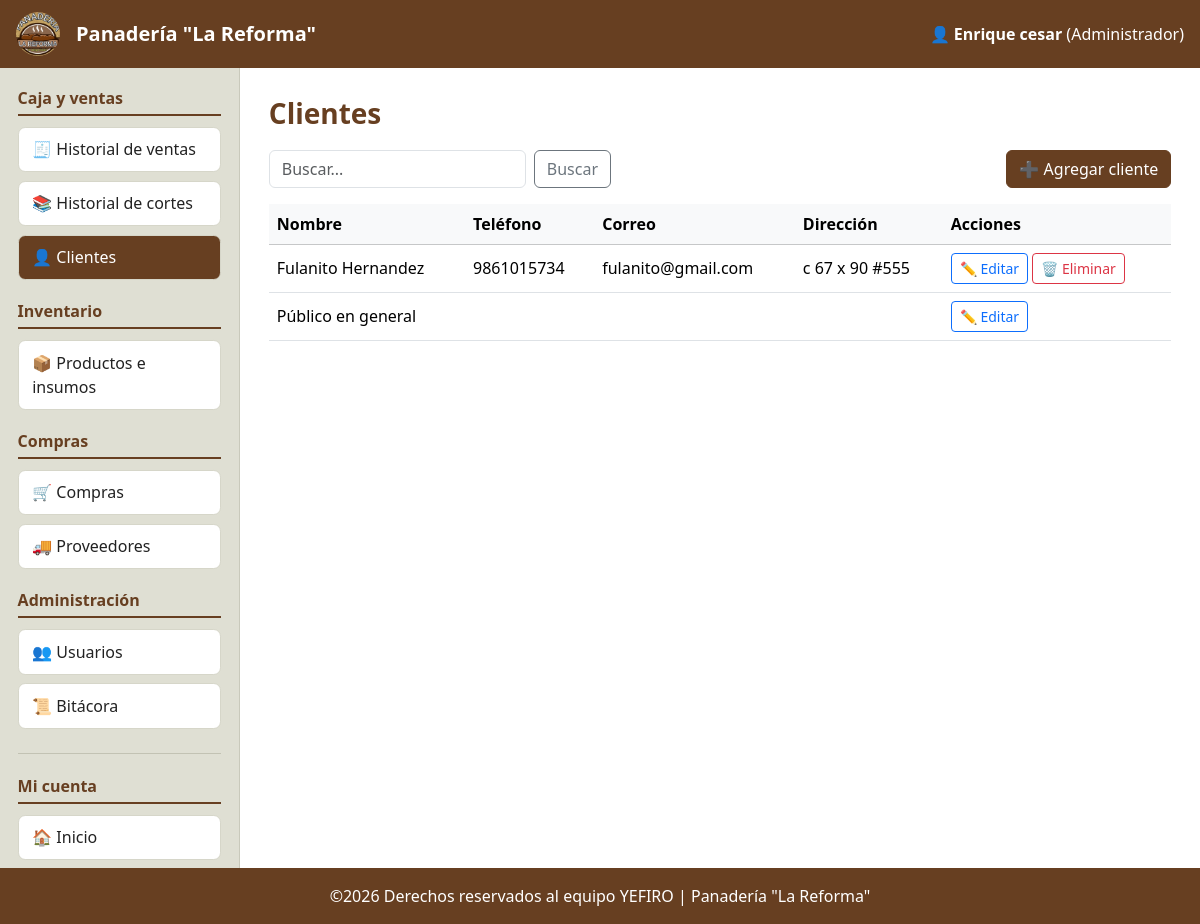
Page /data/modulos/clientes/listar.php (signed in) on the committed database.
### tables this page shows
CREATE TABLE `usuarios` (
  `id_usuario` int(11) NOT NULL,
  `nombre` varchar(100) NOT NULL,
  `correo` varchar(100) NOT NULL,
  `clave_hash` varchar(255) NOT NULL,
  `rol` varchar(20) NOT NULL DEFAULT 'cajero',
  `activo` tinyint(1) NOT NULL DEFAULT 1,
  `fecha_registro` timestamp NOT NULL DEFAULT current_timestamp()
);

CREATE TABLE `clientes` (
  `id_cliente` int(11) NOT NULL,
  `nombre` varchar(100) NOT NULL,
  `telefono` varchar(20) DEFAULT NULL,
  `correo` varchar(100) DEFAULT NULL,
  `direccion` text DEFAULT NULL,
  `fecha_registro` timestamp NOT NULL DEFAULT current_timestamp()
);

### data/config/permisos.php (called while the page is built, shortened)
<?php
function roles() {
    return [
        'sistemas'      => 'Sistemas',
        'jefe'          => 'Jefe',
        'administrador' => 'Administrador',
        'cajero'        => 'Vendedor',
    ];
}
function nombre_rol($rol) {
    $r = roles();
    return $r[$rol] ?? $rol;
}
function permisos() {
    return [
        'ventas.cobrar'       => ['cajero',],
        'caja.operar'         => ['cajero',],
        'ventas.historial'    => ['cajero', 'jefe', 'administrador',],
        'ventas.todas'        => ['jefe', 'administrador'],
        'caja.todas'          => ['jefe', 'administrador'],
        'ventas.cancelar'     => ['jefe'],
        'clientes.ver'        => ['cajero', 'administrador', 'jefe'],
        'clientes.agregar'    => ['cajero', 'administrador'],
        'clientes.editar'     => ['administrador'],
        'productos.gestionar'    => ['administrador'],
        'proveedores.gestionar'  => ['administrador'],
        'compras.gestionar'      => ['administrador'],
        'usuarios.gestionar'  => ['sistemas', 'administrador'],
        'bitacora.ver'        => ['sistemas', 'jefe', 'administrador'],
    ];
}
function tiene_permiso($permiso) {
    $rol = $_SESSION['rol'] ?? '';
    $mapa = permisos();
    return isset($mapa[$permiso]) && in_array($rol, $mapa[$permiso], true);
}
?>

### data/config/sesion.php (called while the page is built, shortened)
<?php
function requiere_login() {
    global $conn;
    $uid = (int)$_SESSION['uid'];
    $st = $conn->prepare("SELECT nombre, rol, activo FROM usuarios WHERE id_usuario = ?");
    $st->bind_param("i", $uid);
    $st->execute();
    $u = $st->get_result()->fetch_assoc();
}
function requiere_permiso($permiso) {
    requiere_login();
}
            ?>

### data/modulos/clientes/listar.php (the view, shortened to what this page needs)
<?php
require_once __DIR__ . '/../../config/inicio.php';
requiere_permiso('clientes.ver');
$puede_agregar = tiene_permiso('clientes.agregar');
$puede_editar  = tiene_permiso('clientes.editar');
$q = trim($_GET['q'] ?? '');
$like = '%' . $q . '%';
$st = $conn->prepare("SELECT * FROM clientes WHERE CONCAT_WS(' ', nombre, telefono, correo, direccion) LIKE ? ORDER BY nombre");
$st->bind_param("s", $like);
$st->execute();
$filas = $st->get_result();
$titulo = 'Clientes';
include RUTA_INCLUDES . '/encabezado.php';
?>
<div class="d-flex flex-wrap gap-2 mb-3">
    <form method="get" class="d-flex gap-2">
        <input type="text" class="form-control" name="q" value="<?= e($q) ?>" placeholder="Buscar...">
        <button class="btn btn-outline-secondary">Buscar</button>
    </form>
    <?php if ($puede_agregar): ?>
        <a class="btn btn-cafe ms-auto" href="<?= url('modulos/clientes/formulario.php') ?>">➕ Agregar cliente</a>
    <?php endif; ?>
</div>
<div class="table-responsive">
    <table class="table table-hover align-middle">
        <thead class="table-light">
            <tr><th>Nombre</th><th>Teléfono</th><th>Correo</th><th>Dirección</th><?php if ($puede_editar): ?><th>Acciones</th><?php endif; ?></tr>
        </thead>
        <tbody>
        <?php while ($f = $filas->fetch_assoc()): ?>
            <tr><td><?= e($f['nombre']) ?></td><td><?= e($f['telefono']) ?></td><td><?= e($f['correo']) ?></td><td><?= e($f['direccion']) ?></td>
                <?php if ($puede_editar): ?>
                <td>
                    <a class="btn btn-sm btn-outline-primary" href="<?= url('modulos/clientes/formulario.php?id=' . $f['id_cliente']) ?>">✏️ Editar</a>
                    <?php if ((int)$f['id_cliente'] !== 1): ?>
                    <form method="post" action="<?= url('acciones/clientes/eliminar.php') ?>" class="d-inline"
                          data-confirmar="¿Eliminar este cliente?">
                        <button class="btn btn-sm btn-outline-danger">🗑 Eliminar</button>
                    </form>
                    <?php endif; ?>
                </td>
                <?php endif; ?>
            </tr>
        <?php endwhile; ?>
        </tbody>
    </table>
</div>
<?php include RUTA_INCLUDES . '/pie.php'; ?>

### data/includes/encabezado.php (shortened to what this page needs)
<!DOCTYPE html>
<html lang="es">
<head>
    <?= bootstrap_css() ?>
    <link rel="stylesheet" href="<?= url('assets/css/estilos.css') ?>?v=<?= filemtime(RUTA_RAIZ . '/assets/css/estilos.css') ?>">
</head>
<body>
    <header class="encabezado d-flex align-items-center px-3 py-2">
        <img src="<?= url(LOGO) ?>" alt="Logo" class="logo-encabezado">
        <span class="fs-5 fw-bold ms-3"><?= e(NOMBRE_SISTEMA) ?></span>
        <span class="ms-auto d-none d-md-inline">
            👤 <b><?= e($_SESSION['nombre']) ?></b> (<?= e(nombre_rol($_SESSION['rol'])) ?>)
        </span>
    </header>
    <div class="cuerpo">
        <?php include RUTA_INCLUDES . '/menu.php'; ?>
        <main class="contenido">
            <?php if (empty($sin_titulo)): ?>
                <h1 class="h3 titulo-pagina"><?= e($titulo) ?></h1>
            <?php endif; ?>

### data/assets/css/estilos.css (style rules this page uses)
:root { --cafe: #673f21; --cafe-oscuro: #4a2a12; --crema: #f1ebd8; --beige: #dfdfd3; }
body { min-height: 100vh; display: flex; flex-direction: column; background: #fff; }
.encabezado { background: var(--cafe); color: #fff; min-height: 68px; }
.logo-encabezado { width: 44px; height: 44px; border-radius: 50%; object-fit: cover; }
.cuerpo { flex: 1; display: flex; }
.contenido { flex: 1; padding: 1.8rem; min-width: 0; }
.titulo-pagina { color: var(--cafe); font-weight: 700; margin-bottom: 1.2rem; }
.btn-cafe { background: var(--cafe); border-color: var(--cafe); color: #fff; }

### rows in the picture
usuarios: rol "Administrador"
clientes: nombre "Fulanito Hernandez", telefono "9861015734", correo "fulanito@gmail.com", direccion "c 67 x 90 #555"
clientes: nombre "Público en general"

### other values in the picture
NOMBRE_SISTEMA "Panadería \"La Reforma\""
$_SESSION['nombre'] "Enrique cesar"
$nombreGrupo "Caja y ventas"
$i[1] "🧾"
$i[2] "Historial de ventas"
$i[1] "📚"
$i[2] "Historial de cortes"
$i[1] "👤"
$i[2] "Clientes"
$nombreGrupo "Inventario"
$i[1] "📦"
$i[2] "Productos e insumos"
$nombreGrupo "Compras"
$i[1] "🛒"
$i[2] "Compras"
